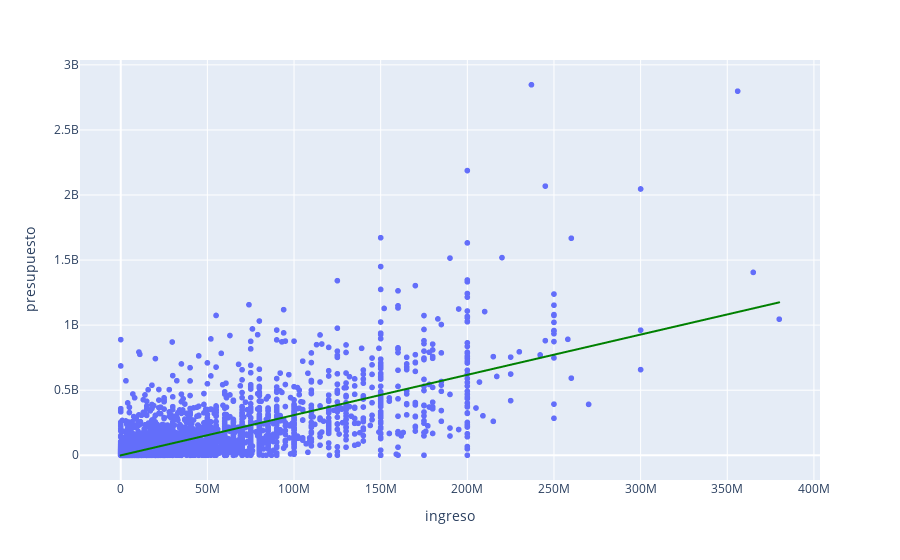

The code cell stored with this chart in its notebook:
### Markdown cell above
## k) ¿Cómo se correlacionan los presupuestos con los ingresos? ¿Los altos presupuestos significan altos ingresos? Haga los gráficos que necesite, histograma, diagrama de dispersión

### Code cell
revenue_budget = px.scatter(
    x = movies_data["budget"], 
    y = movies_data['revenue'],
    trendline='ols', 
    trendline_color_override='green'
    )

revenue_budget.update_layout(yaxis_title="presupuesto", xaxis_title="ingreso")

revenue_budget.show()

### Figure 1 — Plotly figure (JSON) as saved in the notebook; plotly's stock layout.template omitted (floating-point values rounded to 4 significant figures; data arrays with more than 128 entries replaced by an {"elided": "..."} marker saying what was removed)
{"data": [{"hovertemplate": "x=%{x}<br>y=%{y}<extra></extra>", "legendgroup": "", "marker": {"color": "#636efa", "symbol": "circle"}, "mode": "markers", "name": "", "showlegend": false, "type": "scattergl", "x": {"elided": "10000 int values"}, "xaxis": "x", "y": {"elided": "10000 int values"}, "yaxis": "y"}, {"hovertemplate": "<b>OLS trendline</b><br>y = 3.09348 * x + -651251<br>R<sup>2</sup>=0.573737<br><br>x=%{x}<br>y=%{y} <b>(trend)</b><extra></extra>", "legendgroup": "", "line": {"color": "green"}, "marker": {"color": "#636efa", "symbol": "circle"}, "mode": "lines", "name": "", "showlegend": false, "type": "scattergl", "x": {"elided": "10000 int values"}, "xaxis": "x", "y": {"elided": "10000 float values"}, "yaxis": "y"}], "layout": {"legend": {"tracegroupgap": 0}, "margin": {"t": 60}, "xaxis": {"anchor": "y", "domain": [0, 1], "title": {"text": "ingreso"}}, "yaxis": {"anchor": "x", "domain": [0, 1], "title": {"text": "presupuesto"}}}}
